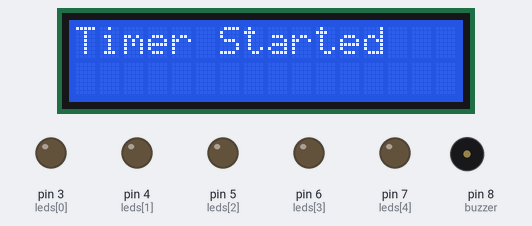
Recording of a sketch running on a simulated Arduino Uno, built with avr-gcc and run on an emulated ATmega328P. Shown: 16×2 character LCD, output pins drawn as LEDs (lit = HIGH), buzzer (waves = sounding, pin HIGH). At 20.3 s the program stops and its outputs stay as they are.

Above: at 0.1 s.
At 2.1 s:
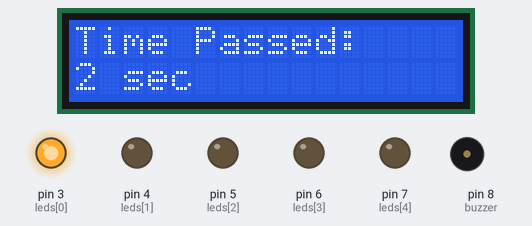
At 4.2 s:
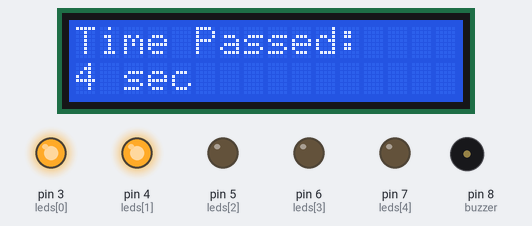
At 8.2 s:
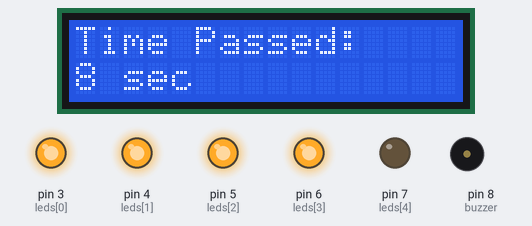
At 14.3 s:
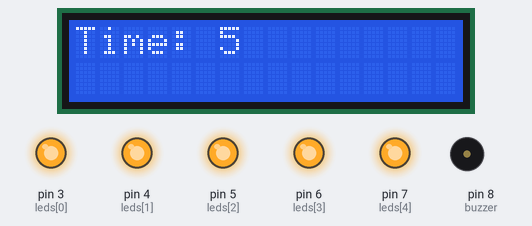
At 20.3 s:
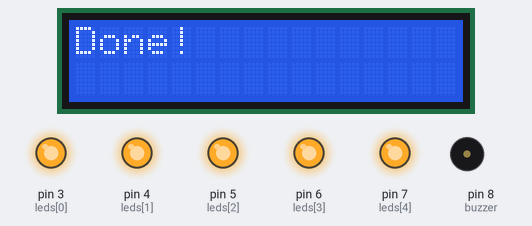
Timing chart, 0 to 21.8 s (numbered marks = the images above):
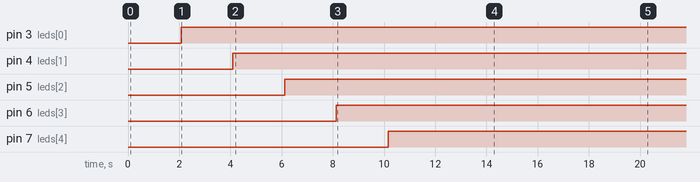

The sketch:

connectDisplay.ino
```cpp
#include <Wire.h>
#include <LiquidCrystal_I2C.h>

LiquidCrystal_I2C lcd(0x27, 16, 2); // Change 0x27 if your LCD address is different

int leds[] = {3, 4, 5, 6, 7}; // LED pins
int buzzer = 8;
int totalTime = 10; // total time in seconds
int interval = 2;   // interval per LED in seconds

void setup() {
  // Setup pins
  for (int i = 0; i < 5; i++) {
    pinMode(leds[i], OUTPUT);
  }
  pinMode(buzzer, OUTPUT);

  // Setup LCD
  lcd.init();
  lcd.backlight();
  lcd.setCursor(0,0);
  lcd.print("Timer Started");
}

void loop() {
  // Countdown LEDs
  for (int i = 0; i < 5; i++) {
    delay(interval * 1000);       // wait 2 sec
    digitalWrite(leds[i], HIGH);  // turn on next LED
    lcd.clear();
    lcd.setCursor(0,0);
    lcd.print("Time Passed:");
    lcd.setCursor(0,1);
    lcd.print((i+1)*interval);
    lcd.print(" sec");
  }


    for (int i = 10; i >= 1; i--) {
      lcd.clear();
      lcd.setCursor(0, 0);
      lcd.print("Time: ");
      lcd.print(11 - i); // Display 1 when i=10, 2 when i=9, etc.
      delay(1000); // Wait 1 second
    }
    // After countdown, you can display a message or repeat
    lcd.clear();
    lcd.setCursor(0, 0);
    lcd.print("Done!");
    while (true) {} // Stop further execution
}
```

sound.ino
```cpp

```

Measured:
- by itself, pin 3 (leds[0]): LOW → HIGH at 2.1 s
- by itself, pin 4 (leds[1]): LOW → HIGH at 4.1 s
- by itself, pin 5 (leds[2]): LOW → HIGH at 6.1 s
- by itself, pin 6 (leds[3]): LOW → HIGH at 8.1 s
- by itself, pin 7 (leds[4]): LOW → HIGH at 10.2 s
- what the display in image 1 shows lasts 2.0 s, from 2.1 s to 4.1 s
- what the display in image 4 shows lasts 1.0 s, from 14.2 s to 15.2 s
